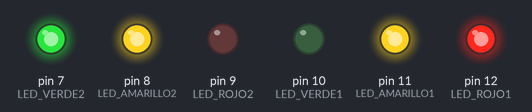
A sketch run on a simulated Arduino Uno, built with avr-gcc and run on an emulated ATmega328P. On the bench: output pins drawn as LEDs (lit = HIGH).

Above: at 1.5 s.
At 4.0 s:
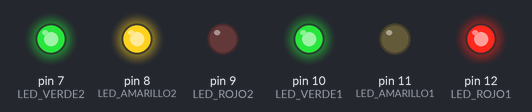
At 6.5 s:
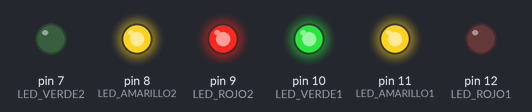
At 9.0 s:
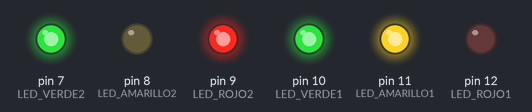
Timing chart, 0 to 13.0 s (numbered marks = the images above):
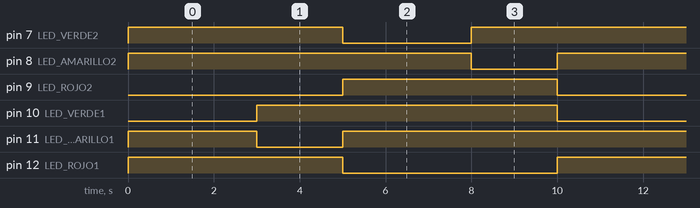

The sketch:

Semaforo.ino
```cpp
/*
  Semaforo

  Prende y apaga 3 LED conectados a las salidas digitales de acuerdo al color.
  Se conecta una salida para el LED VERDE otra para el LED AMARILLO y otra para el LED ROJO.
  El programa enciende durante un tiempo el LED verde, lo apaga luego enciende el LED amarillo
  durante un tiempo menor y lo apaga y luego enciende el LED rojo durante un tiempo y luego lo apaga
  para volver a empezar la secuencia. ( SEMAFORO DE AUTOS )

  Los LED se conectaran a los PINES:
  SEMAFORO 1
  PIN 12 -> LED ROJO
  PIN 11 -> LED AMARILLO
  PIN 10 -> LED VERDE
  SEMAFORO 2
  PIN 9 -> LED ROJO
  PIN 8  -> LED AMARILLO
  PIN 7  -> LED VERDE

  tiempos
  tiempo de encendido del rojo 5 segundos
  tiempo de encendido del amarillo 2 segundos
  tiempo de encendido del verde 3 segundos.

  tiempo rojo = tiempo verde + tiempo amarillo.

  Desarrollado sobre placa Arduino UNO

  Inicio 19 Agosto 2021
  by Leonardo Lujan

*/

#define TIEMPO_STOP     5000        // 5000 ms -> 5s
#define TIEMPO_ADELANTE 3000      // 3000 ms -> 3s
#define TIEMPO_PREC     2000      //  2000 ms -> 2s

// SEMAFORO 1
const int LED_ROJO1 = 12;
const int LED_AMARILLO1 = 11;
const int LED_VERDE1 = 10;

// SEMAFORO 2
const int LED_ROJO2 =  9;
const int LED_AMARILLO2 = 8;
const int LED_VERDE2 = 7;

// variable que controlan los cambios de estados.
// los LED se prenden por bajo (LOW) de acuerdo a la conexión
int estadoLedR1 = HIGH;   // estado High = alto en 1
int estadoLedA1 = HIGH;   //
int estadoLedV1 = LOW;    // comienza con Verde prendido LOW = BAJO en 0

int estadoLedR2 = LOW;
int estadoLedA2 = HIGH;
int estadoLedV2 = HIGH;

// El valor será bastante grande para guardarse en un int
// por lo tanto se deberá declarar unsigned long
unsigned long previos_ms1 = 0;  // variable para controlar el tiempo de encendidos
unsigned long previos_ms2 = 0;
// variable de
long intervalo1 = TIEMPO_ADELANTE;
long intervalo2 = TIEMPO_STOP;

// Variable para guardar el color
int semaforo1 = 2;   // proxima Luz
int semaforo2 = 2;  // proxima luz

void setup() {

  // inicializa los pines en salidas digitales.
  pinMode(LED_ROJO1, OUTPUT);
  pinMode(LED_AMARILLO1, OUTPUT);
  pinMode(LED_VERDE1, OUTPUT);
  pinMode(LED_ROJO2, OUTPUT);
  pinMode(LED_AMARILLO2, OUTPUT);
  pinMode(LED_VERDE2, OUTPUT);

  // Escribe las salidas conectadas.
  digitalWrite(LED_ROJO1, HIGH );
  digitalWrite(LED_ROJO2, LOW );
  digitalWrite(LED_AMARILLO1, HIGH );
  digitalWrite(LED_AMARILLO2, HIGH );
  digitalWrite(LED_VERDE1, LOW );
  digitalWrite(LED_VERDE2, HIGH );
}

// the loop function runs over and over again forever
void loop() {

  unsigned long actual_ms1 = millis();

  if ( actual_ms1 - previos_ms1 >=  intervalo1 ) {
      // guarda el ultimo periodo que parpadea el LED
      previos_ms1 = actual_ms1;
      switch ( semaforo1 )
      {
        // VERDE
        case 1:
          estadoLedV1 = cambiaEstado( estadoLedV1 );
          estadoLedR1 = cambiaEstado( estadoLedR1 );
          digitalWrite(LED_ROJO1, estadoLedR1 );        // prende verde
          digitalWrite(LED_VERDE1, estadoLedV1 );       // apago rojo
          intervalo1 = TIEMPO_ADELANTE;                 // programa tiempo
          break;
        // AMARILLO
        case 2:
          estadoLedV1 = cambiaEstado( estadoLedV1 );
          estadoLedA1 = cambiaEstado( estadoLedA1 );
          digitalWrite(LED_VERDE1, estadoLedV1 );       // apaga Verde
          digitalWrite(LED_AMARILLO1, estadoLedA1 );    // prende amarillo
          intervalo1 = TIEMPO_PREC;
        break;
        // ROJO
      default:
          estadoLedA1 = cambiaEstado( estadoLedA1 );
          estadoLedR1 = cambiaEstado( estadoLedR1 );
          digitalWrite(LED_AMARILLO1, estadoLedA1 );    // apaga amarillo
          digitalWrite(LED_ROJO1, estadoLedR1 );        // prende rojo
          intervalo1 = TIEMPO_STOP;
        break;
      } // fin del switch
      semaforo1 = cambiaColor( semaforo1 );

  } // fin de if

  unsigned long actual_ms2 = millis();

  if( actual_ms2 - previos_ms2 >= intervalo2 )
  {
    previos_ms2 = actual_ms2;
    switch ( semaforo2 )
    {
        // ROJO
        case 1:
          estadoLedA2 = cambiaEstado( estadoLedA2 );
          estadoLedR2 = cambiaEstado( estadoLedR2 );
          digitalWrite(LED_AMARILLO2, estadoLedA2 );    // apaga amarillo
          digitalWrite(LED_ROJO2, estadoLedR2 );        // prende rojo
          intervalo2 = TIEMPO_STOP;                   // programa tiempo
          break;
        // VERDE
        case 2:
          estadoLedR2 = cambiaEstado( estadoLedR2 );
          estadoLedV2 = cambiaEstado( estadoLedV2 );
          digitalWrite(LED_ROJO2, estadoLedR2 );      // apaga rojo
          digitalWrite(LED_VERDE2, estadoLedV2 );     // prende verde
          intervalo2 = TIEMPO_ADELANTE;
        break;
        // AMARILLO
      default:
          estadoLedV2 = cambiaEstado( estadoLedV2 );
          estadoLedA2 = cambiaEstado( estadoLedA2 );
          digitalWrite(LED_VERDE2, estadoLedV2 );       // apaga verde
          digitalWrite(LED_AMARILLO2, estadoLedA2 );    // prende amarillo
          intervalo2 = TIEMPO_PREC;
        break;
    } // fin de switch
    semaforo2 = cambiaColor( semaforo2 );

  } // fin de if

} // fin del programa


// Si el valor del semaforo1 es 1 es porque este semaforo
// esta en verde, lo que indiva que va a pasar a 2 en amarillo y
// luego al 3 que es el rojo.
// Y el semaforo2 es 1 empieza en rojo, el proximo estado es el
// verde en el estado 2 para luego pasar al amarillo en el 3.
// Y luego todo vuelve a comenzar.
int cambiaColor( int semaforo ){

  if( semaforo == 1 ){       // 1 - Verde
    semaforo = 2;
  }else if (semaforo == 2)    // 2 - amarillo
  {
    semaforo = 3;
  }else{                      // 3 - rojo
    semaforo = 1;
  }
  return semaforo;
}


// funcion que cambia el estado.
int cambiaEstado( int estado ){
    if ( estado == 1 ){
      estado = 0;
    }else{
      estado = 1;
    }
    return estado;
}
```

Measured:
- by itself, pin 7 (LED_VERDE2), pin 10 (LED_VERDE1): alternates HIGH for 7.0 s and LOW for 3.0 s
- by itself, pin 8 (LED_AMARILLO2), pin 11 (LED_AMARILLO1): alternates HIGH for 8.0 s and LOW for 2.0 s
- by itself, pin 9 (LED_ROJO2), pin 12 (LED_ROJO1): alternates HIGH for 5.0 s and LOW for 5.0 s
